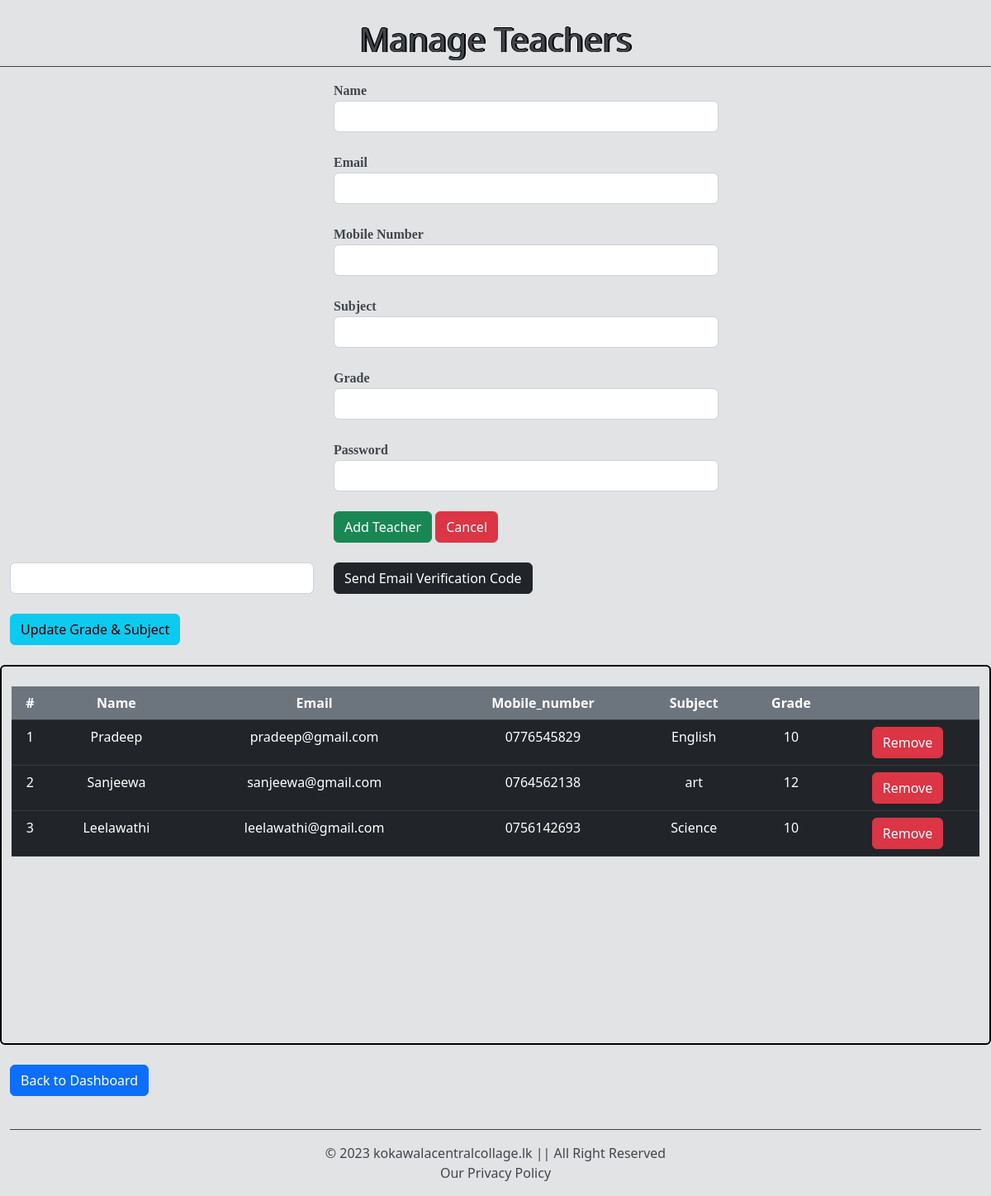
/Second_Assignment/teachers.php, run on the app's committed database.
### tables this page shows
CREATE TABLE IF NOT EXISTS `teachers` (
  `id` int NOT NULL AUTO_INCREMENT,
  `name` varchar(50) NOT NULL,
  `email` varchar(50) NOT NULL,
  `mobile_number` varchar(10) NOT NULL,
  `subject` varchar(50) NOT NULL,
  `grade` varchar(2) NOT NULL,
  `password` varchar(50) NOT NULL,
  PRIMARY KEY (`id`)
);

### Second_Assignment/teachers.php (the view, shortened to what this page needs)
<!DOCTYPE html>
<html>
    <head>
        <link rel="stylesheet" href="bootstrap.css"/>
        <link rel="stylesheet" href="style.css"/>
    </head>
    <body class="list-group-item-secondary">
        <div class="container-fluid">
            <div class="row">
                <div class="col-12 mt-4 text-center animation">
                    <h1 style="text-shadow: -1px 0 black, 2px 0 black, 0 -1px black;">Manage Teachers</h1>
                </div>
                <hr class="animation"/>
                <div class="row">
                    <div class="col-12 offset-lg-4 col-lg-5 animation">
                        <span style="font-family: 'Times New Roman', Times, serif; font-weight: bold;">Name</span>
                        <input type="text" class="form-control" id="name1"/>
                        <br/>
                        <span style="font-family: 'Times New Roman', Times, serif; font-weight: bold;">Email</span>
                        <input type="email" class="form-control" id="email1"/>
                        <br/>
                        <span style="font-family: 'Times New Roman', Times, serif; font-weight: bold;">Mobile Number</span>
                        <input type="text" class="form-control" id="mobile1"/>
                        <br/>
                        <span style="font-family: 'Times New Roman', Times, serif; font-weight: bold;">Subject</span>
                        <input type="text" class="form-control" id="subject1"/>
                        <br/>
                        <span style="font-family: 'Times New Roman', Times, serif; font-weight: bold;">Grade</span>
                        <input type="text" class="form-control" id="grade1"/>
                        <br/>
                        <span style="font-family: 'Times New Roman', Times, serif; font-weight: bold;">Password</span>
                        <input type="password" class="form-control" id="password1"/>
                        <br/>
                        <button class="btn btn-success" onclick="addTeachers();">Add Teacher</button>
                        <button class="btn btn-danger" onclick="c();">Cancel</button>
                        <br/><br/>
                    </div>
                    <div class="col-6 col-lg-4 animation">
                        <input type="email" class="form-control" id="receivert"/>
                        <br/>
                    </div>
                    <div class="col-6 animation">
                        <button class="btn btn-dark" onclick="sendTeaEmail();">Send Email Verification Code</button>
                        <br/><br/>
                    </div>
                    <div class="col-12 animation">
                        <button class='btn btn-info' data-bs-toggle='modal' data-bs-target='#myModal'>Update Grade & Subject</button>
                        <br/><br/>
                    </div>
                </div>
                <div class="col-12 d1 animation">
                    <br/>
                    <table class="table table-responsive table-dark text-center animation">
                        <tr>
                            <th class="bg-secondary">#</th>
                            <th class="bg-secondary">Name</th>
                            <th class="bg-secondary">Email</th>
                            <th class="bg-secondary">Mobile_number</th>
                            <th class="bg-secondary">Subject</th>
                            <th class="bg-secondary">Grade</th>
                            <th class="bg-secondary"></th>
                        </tr>
                        <?php
                        $connection = mysqli_connect("localhost","root","Kh@17052002","student_management_system","3306");
                        $select = "SELECT * FROM `teachers`";
                        $query = mysqli_query($connection,$select);
                        $num = mysqli_num_rows($query);
                        if($num > 0){
                            while($result = mysqli_fetch_assoc($query)){
                                echo "
                                <tr>
                                    <td>".$result["id"]."</td>
                                    <td>".$result["name"]."</td>
                                    <td> ".$result["email"]."</td>
                                    <td>".$result["mobile_number"]."</td>
                                    <td>".$result["subject"]."</td>
                                    <td>".$result["grade"]."</td>
                                    <td>
                                        <a href='teachers.php?id=".$result["id"]."' class='btn btn-danger'>Remove</a>
                                    </td>
                                </tr>
                                ";
                            }
                        }
                        ?>
                    </table>
                </div>
                <div class="col-12">
                    <br/>
                    <button class="btn btn-primary animation" onclick="backtoDashboard();">Back to Dashboard</button>
                </div>
            </div>
            <br/>
            <hr class="animation"/>
            <p class="animation text-center">&copy; 2023 kokawalacentralcollage.lk || All Right Reserved <br/> <span>Our Privacy Policy</span></p>
        </div>
    </body>
</html>

### Second_Assignment/style.css (style rules this page uses)
.animation { opacity: 10%; transform: translateY(30px); animation: moveup 1s linear forwards; }
.d1 { height: 460px; border-style: solid; border-radius: 6px; border-color: black; border-width: 2px; overflow: hidden; overflow: scroll; }

### data on the page
teachers: id "1", name "Pradeep", email "pradeep@gmail.com", mobile_number "0776545829", subject "English", grade "10"
teachers: id "2", name "Sanjeewa", email "sanjeewa@gmail.com", mobile_number "0764562138", subject "art", grade "12"
teachers: id "3", name "Leelawathi", email "leelawathi@gmail.com", mobile_number "0756142693", subject "Science", grade "10"
